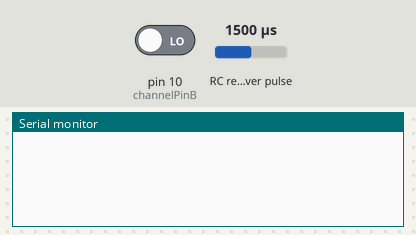
A sketch run on a simulated Arduino Uno, built with avr-gcc and run on an emulated ATmega328P. Parts: the last lines printed to the serial monitor. Wiring (inferred from the names in the program): RC receiver channel: data pin 2. The test bench sets the inputs (shaded band); at power-on: pin 10 (channelPinB) LOW, RC receiver pulse 1500 µs.

Above: at 1.2 s.
1.3 s: pin 10 (channelPinB) driven HIGH
At 1.41 s:
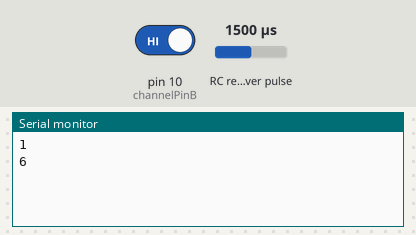
2.9 s: pin 10 (channelPinB) driven LOW
At 2.91 s:
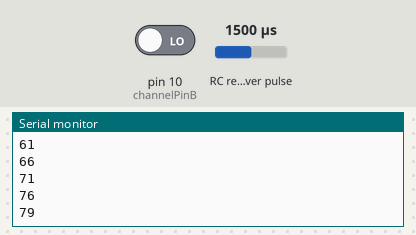
Timing chart, 0 to 5.9 s (numbered marks = the images above; inputs shaded):
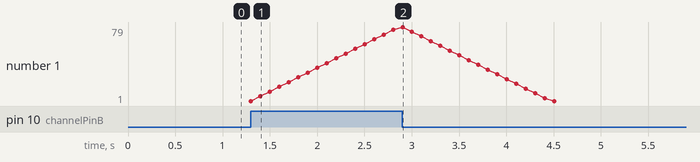

The sketch:

Test_encoder.ino
```cpp
const int channelPinA = 2;
const int channelPinB = 10;

const int timeThreshold = 5;
long timeCounter = 0;

const int maxSteps = 255;
volatile int ISRCounter = 0;
int counter = 0;

bool IsCW = true;

void setup()
{
   pinMode(channelPinA, INPUT_PULLUP);
   Serial.begin(9600);
   attachInterrupt(digitalPinToInterrupt(channelPinA), doEncode, CHANGE);
}

void loop()
{
   if (counter != ISRCounter)
   {
      counter = ISRCounter;
      Serial.println(counter);
   }
   delay(100);
}

void doEncode()
{
   if (millis() > timeCounter + timeThreshold)
   {
      if (digitalRead(channelPinA) == digitalRead(channelPinB))
      {
         IsCW = true;
         if (ISRCounter + 1 <= maxSteps) ISRCounter++;
      }
      else
      {
         IsCW = false;
         if (ISRCounter - 1 > 0) ISRCounter--;
      }
      timeCounter = millis();
   }
}
```

Measured:
- after the input at 1.3 s, the serial monitor: prints a new line at once (image 1)
- after the input at 2.9 s, the serial monitor: prints a new line at once (image 2)
